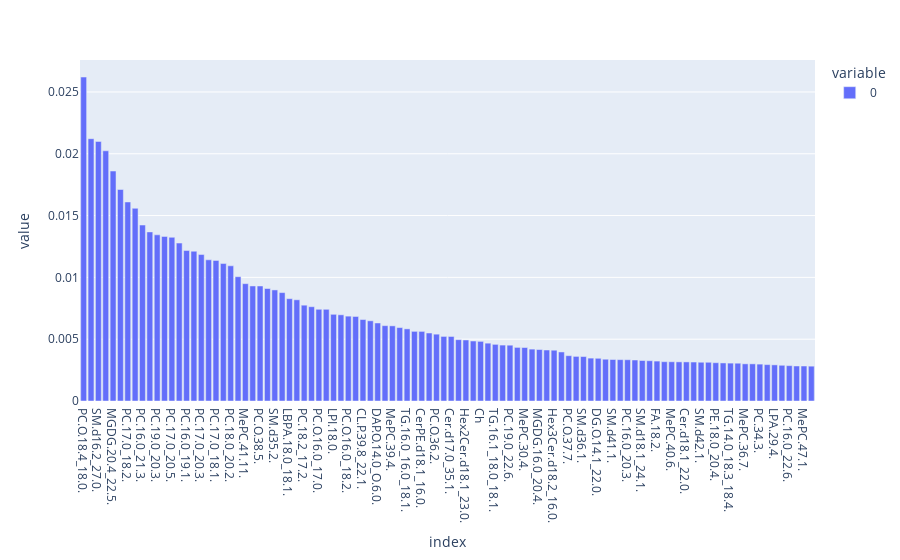

Source (notebook cell):
### Code cell
##Feature importance for the final model

feature_names = XA_resampled.columns

coefs = pd.DataFrame(
    model1A.feature_importances_,
    columns=["Coefficients"],
    index=feature_names,
)
features=[]
ft_importances = pd.Series(model1A.feature_importances_, index = XA_resampled.columns.values).sort_values(ascending=False)

for i,v in enumerate(ft_importances):
    features.append ('Feature: %0d, Score: %.5f' %(i,v))
xx3=pd.DataFrame(features)

fig2= px.bar(ft_importances.head(100))
fig2.show()

train_importances = pd.DataFrame(
    train_result.importances[sorted_importances_idx].T,
    columns=XA.columns[sorted_importances_idx],
)
test_importances = pd.DataFrame(
    test_results.importances[sorted_importances_idx].T,
    columns=XA.columns[sorted_importances_idx],
)

# fig2.write_image("20250108_images/Important_Features_lip_plusclin.png")

### Figure 1 — Plotly figure (JSON) as saved in the notebook; plotly's stock layout.template omitted (floating-point values rounded to 4 significant figures)
{"data": [{"alignmentgroup": "True", "hovertemplate": "variable=0<br>index=%{x}<br>value=%{y}<extra></extra>", "legendgroup": "0", "marker": {"color": "#636efa", "pattern": {"shape": ""}}, "name": "0", "offsetgroup": "0", "orientation": "v", "showlegend": true, "textposition": "auto", "type": "bar", "x": ["PC.O.18.4_18.0.", "CL.P.18.0_20.4.", "SM.d16.2_27.0.", "SM.d44.1.", "MGDG.20.4_22.5.", "TG.10.0_18.2_18.2.", "PC.17.0_18.2.", "AcCa.28.6.", "PC.16.0_21.3.", "AcHexZyE.28.6.", "PC.19.0_20.3.", "PC.17.0_20.4.", "PC.17.0_20.5.", "MePC.40.4.", "PC.16.0_19.1.", "ChE.16.0.", "PC.17.0_20.3.", "PC.19.0_18.2.", "PC.17.0_18.1.", "ChE.18.1.", "PC.18.0_20.2.", "CL.P.20.1_16.2.", "MePC.41.11.", "LPG.18.1.", "PC.O.38.5.", "FA.20.0.", "SM.d35.2.", "PC.19.1_18.2.", "LBPA.18.0_18.1.", "PC.21.0_18.0.", "PC.18.2_17.2.", "DG.O.13.0_19.1.", "PC.O.16.0_17.0.", "LPA.16.0.", "LPI.18.0.", "MGDG.18.2_22.6.", "PC.O.16.0_18.2.", "DG.3.0_28.0.", "CL.P.39.8_22.1.", "MePC.34.4.", "DAP.O.14.0_O.6.0.", "PC.17.0_22.5.", "MePC.39.4.", "PC.19.0_20.5.", "TG.16.0_16.0_18.1.", "PC.O.43.1.", "CerPE.d18.1_16.0.", "PC.18.0_18.1.", "PC.O.36.2.", "SM.d42.3.", "Cer.d17.0_35.1.", "ChE.16.1.", "Hex2Cer.d18.1_23.0.", "PC.33.4.", "Ch", "PC.O.34.1.", "TG.16.1_18.0_18.1.", "PC.16.0_17.0.", "PC.19.0_22.6.", "DG.22.6_25.4.", "MePC.30.4.", "SM.t34.4.", "MGDG.16.0_20.4.", "FA.18.0.", "Hex3Cer.d18.2_16.0.", "PC.36.3.", "PC.O.37.7.", "OAHFA.28.3_24.7.", "SM.d36.1.", "PC.18.1_19.1.", "DG.O.14.1_22.0.", "SM.d34.1.", "SM.d41.1.", "PC.34.2.", "PC.16.0_20.3.", "ChE.20.2.", "SM.d18.1_24.1.", "LPC.O.22.0.", "FA.18.2.", "CL.O.18.0_18.1.", "MePC.40.6.", "PC.18.0_19.2.", "Cer.d18.1_22.0.", "DG.14.0_16.0.", "SM.d42.1.", "PC.19.0_20.4.", "PE.18.0_20.4.", "TG.8.0_10.0_10.0.", "TG.14.0_18.3_18.4.", "SM.d42.2.", "MePC.36.7.", "AcCa.16.0.", "PC.34.3.", "TG.16.0_18.1_18.2.", "LPA.29.4.", "DG.12.0_18.1.", "PC.16.0_22.6.", "SM.d40.2.", "MePC.47.1.", "PC.O.38.4."], "xaxis": "x", "y": [0.0262, 0.02122, 0.021, 0.02024, 0.0186, 0.01711, 0.0161, 0.01559, 0.01423, 0.01368, 0.01344, 0.01331, 0.01324, 0.01277, 0.01217, 0.01211, 0.01185, 0.01142, 0.01137, 0.01112, 0.01093, 0.01005, 0.009491, 0.009305, 0.009303, 0.009099, 0.008985, 0.008768, 0.008277, 0.008186, 0.007751, 0.007627, 0.007419, 0.007417, 0.007012, 0.006973, 0.006864, 0.006837, 0.006589, 0.006487, 0.006311, 0.006095, 0.006078, 0.00594, 0.005835, 0.005633, 0.00563, 0.0055, 0.005406, 0.005224, 0.00522, 0.004961, 0.004937, 0.004852, 0.004823, 0.004679, 0.004581, 0.004523, 0.004514, 0.004335, 0.004327, 0.004196, 0.004163, 0.004125, 0.004108, 0.003966, 0.003666, 0.003607, 0.003595, 0.003469, 0.003455, 0.003379, 0.003357, 0.003345, 0.003339, 0.003315, 0.003276, 0.003258, 0.003229, 0.00318, 0.003174, 0.003166, 0.003163, 0.003152, 0.003135, 0.003133, 0.003098, 0.003078, 0.003064, 0.003057, 0.003006, 0.003005, 0.002984, 0.002943, 0.002923, 0.002889, 0.002859, 0.002832, 0.002831, 0.002818], "yaxis": "y"}], "layout": {"barmode": "relative", "legend": {"title": {"text": "variable"}, "tracegroupgap": 0}, "margin": {"t": 60}, "xaxis": {"anchor": "y", "domain": [0, 1], "title": {"text": "index"}}, "yaxis": {"anchor": "x", "domain": [0, 1], "title": {"text": "value"}}}}
